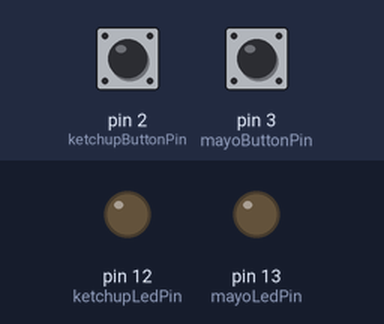
Bench run of a sketch on a simulated Arduino Leonardo, built with avr-gcc and run on an emulated ATmega32U4. On the bench: output pins drawn as LEDs (lit = HIGH). The inputs (shaded band) are chosen by the test bench; at power-on: pin 2 (ketchupButtonPin) HIGH, pin 3 (mayoButtonPin) HIGH.

Above: at 1.2 s.
1.3 s: pin 2 (ketchupButtonPin) pulled LOW for 0.15 s
At 1.7 s:
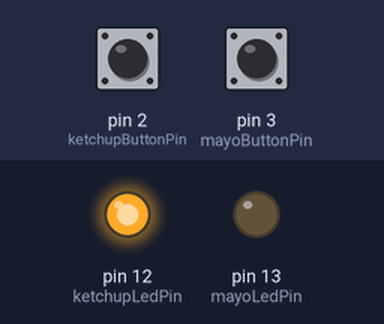
4.4 s: pin 3 (mayoButtonPin) pulled LOW for 3.2 s
At 6.8 s:
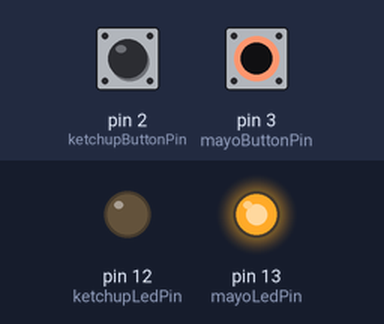
9.1 s: pin 2 (ketchupButtonPin) pulled LOW for 3.2 s
At 12.0 s:
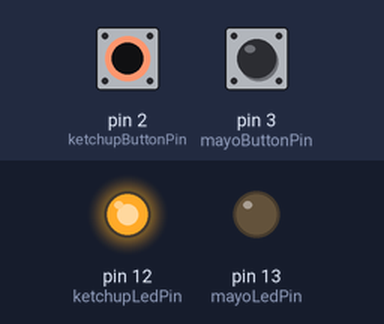
Timing chart, 0 to 17.8 s (numbered marks = the images above; inputs shaded):
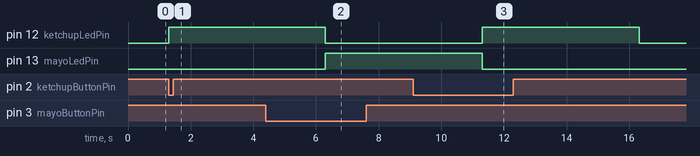

Measured:
- after the input at 1.3 s, pin 12 (ketchupLedPin): LOW → HIGH at once
- after the input at 4.4 s, pin 13 (mayoLedPin): LOW → HIGH after 1.9 s
- after the input at 9.1 s, pin 12 (ketchupLedPin): LOW → HIGH after 2.2 s, → LOW 5.0 s later

The sketch:

BurgerQuiz.ino
```cpp
#include "Keyboard.h"

const byte ketchupButtonPin = 2;
const byte mayoButtonPin = 3;

const byte ketchupLedPin =  12;
const byte mayoLedPin =  13;

void setup() {
  Serial.begin(9600);

  pinMode(ketchupLedPin, OUTPUT);
  pinMode(mayoLedPin, OUTPUT);

  pinMode(ketchupButtonPin, INPUT_PULLUP);
  pinMode(mayoButtonPin, INPUT_PULLUP);
}

void loop() {
  if (digitalRead(ketchupButtonPin) == LOW) {
    digitalWrite(ketchupLedPin, HIGH);
    Keyboard.write('r');
    delay(5000);
    Keyboard.write('b');
    digitalWrite(ketchupLedPin, LOW);
  }
  if (digitalRead(mayoButtonPin) == LOW) {
    digitalWrite(mayoLedPin, HIGH);
    Keyboard.write('y');
    delay(5000);
    Keyboard.write('b');
    digitalWrite(mayoLedPin, LOW);
  }
}
```
